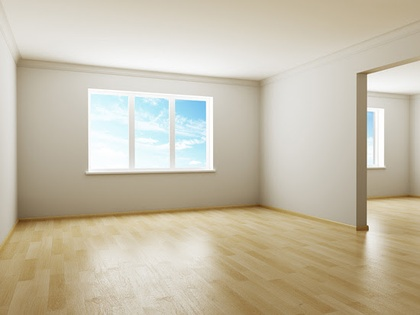
%> input picture sourcepic/TestImage3.jpg, 420 x 315 px, shrunk from 550 x 413 before the run
$ octave filteredge.m   (GNU Octave 9; MATLAB toolbox functions it lacks are replaced by stand-ins)
%> lines starting %> are read from the running program, lines starting %| are printed output that depends on the picture; in (x1, y1, x2, y2) boxes, pixels count from 0 and x2, y2 are one past the last pixel; in counts of white or black regions, pixels touching at a corner belong together; the program's own positions count from 1
clear;
sourcePic=imread('TestImage3.jpg');
%> sourcePic is the input picture: size 315x420x3 uint8; mean R, G, B 197.5, 189.1, 169.2
grayPic=mat2gray(sourcePic);
[m,n,l]=size(grayPic);%have zray l
%> m = 315; n = 420; l = 3
gray2=rgb2gray(sourcePic);%convert 3D - 2D
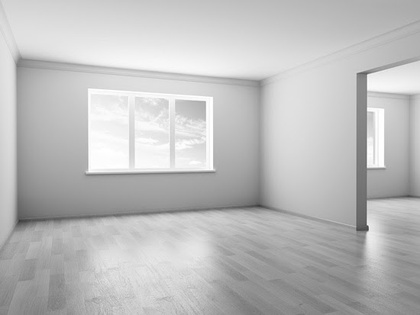
%> gray2: size 315x420 uint8; min 58, max 255, mean 189.3
newGrayPic=medfilt2(gray2);
figure,imshow(newGrayPic);
sobelNum=0;
sobelThreshold=0.17;%2nd 0.3-0.35----- 3rd
for j=2:m-1
    for k=2:n-1
        sobelNum=abs(grayPic(j-1,k+1)+2*grayPic(j,k+1) ...
            +grayPic(j+1,k+1)-grayPic(j-1,k-1)-2*grayPic(j,k-1)-grayPic(j+1,k-1))+ ...
            abs(grayPic(j-1,k-1)+2*grayPic(j-1,k)+grayPic(j-1,k+1)-grayPic(j+1,k-1) ...
            -2*grayPic(j+1,k)-grayPic(j+1,k+1));
        if(sobelNum > sobelThreshold)
            newGrayPic(j,k)=255;
        else
            newGrayPic(j,k)=0;
        end
    end
end
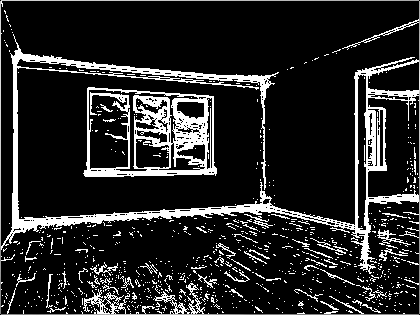
%> newGrayPic: size 315x420 uint8; min 0, max 255, mean 38.9
for a=1:m
    newGrayPic(a,1)=0;
    newGrayPic(a,n)=0;
end
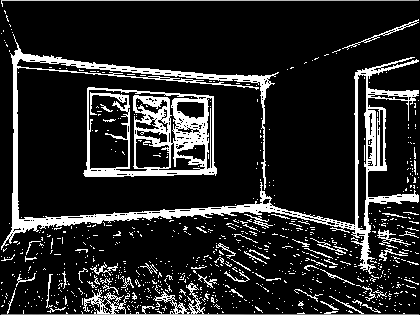
%> newGrayPic: size 315x420 uint8; 0.47% of pixels changed, all inside (x1, y1, x2, y2) = (0, 1, 420, 314)
for b=1:n
    newGrayPic(1,b)=0;
    newGrayPic(m,b)=0;
end
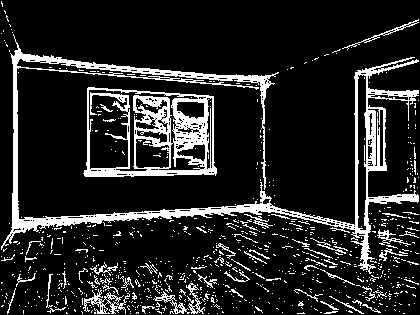
%> newGrayPic: size 315x420 uint8; 14.5% white; 823 white regions (759 under 20 px), largest, box (x1, y1, x2, y2) and area: (1, 34, 419, 274) 8821, (83, 87, 217, 177) 4706, (83, 289, 130, 314) 397
imwrite(newGrayPic,'test3sobel.jpg');
figure;
imshow(newGrayPic);

$ run again, with sourcepic/TestImage2c.jpg copied over sourcepic/TestImage3.jpg
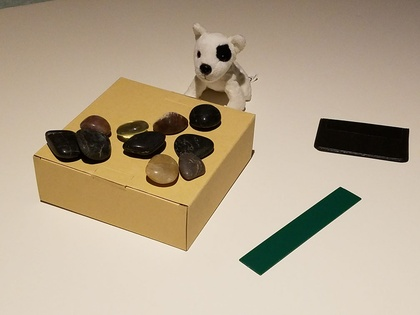
%> input picture sourcepic/TestImage2c.jpg, 420 x 315 px, shrunk from 1008 x 756 before the run
%> sourcePic is the input picture: size 315x420x3 uint8; mean R, G, B 180.1, 163.9, 139.9
%> after the loop `for a=1:m`:
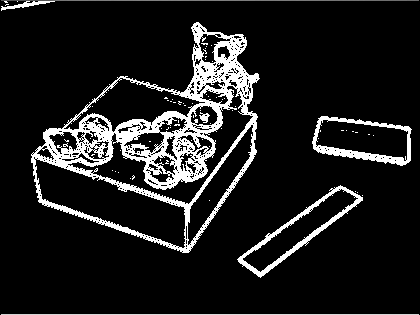
%> newGrayPic: size 315x420 uint8; min 0, max 255, mean 29.3
%> after the loop `for b=1:n`:
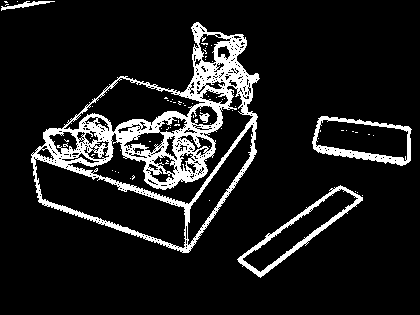
%> newGrayPic: size 315x420 uint8; 11.1% white; 71 white regions (66 under 20 px), largest, box (x1, y1, x2, y2) and area: (31, 22, 260, 253) 11704, (237, 185, 363, 278) 1306, (312, 116, 412, 166) 1225, (1, 1, 55, 11) 172, (199, 112, 210, 123) 64
